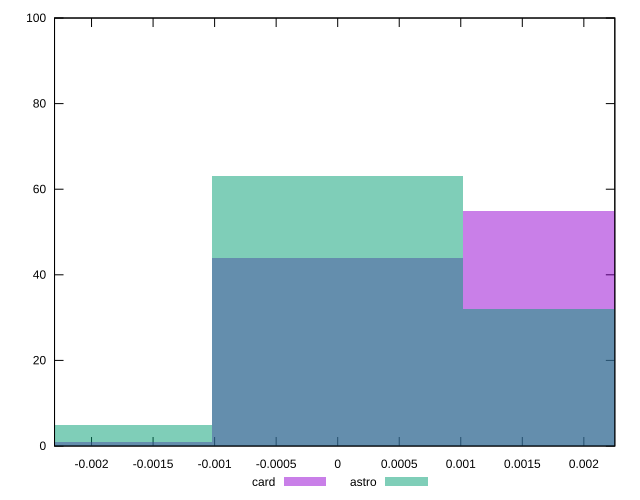

Generate this figure with gnuplot:
reset

$card <<EOF
0 44
0.0020367654522317038 55
-0.0020367654522317038 1
EOF

$astro <<EOF
-0.0020367654522317038 5
0.0020367654522317038 32
0 63
EOF

set key outside below
set boxwidth 0.0020367654522317038
set xrange [-0.002300690869203511:0.002251729646091848]
set yrange [0:100]
set trange [0:100]
set style fill transparent solid 0.5 noborder
set terminal svg size 640, 500 enhanced background rgb 'white'
set output "reports/report_00032_2021-02-25T10-28-15.087Z/meta/pScore-difference/comparison/histogram/2_vs_3.svg"

plot $card title "card" with boxes, \
     $astro title "astro" with boxes

reset
